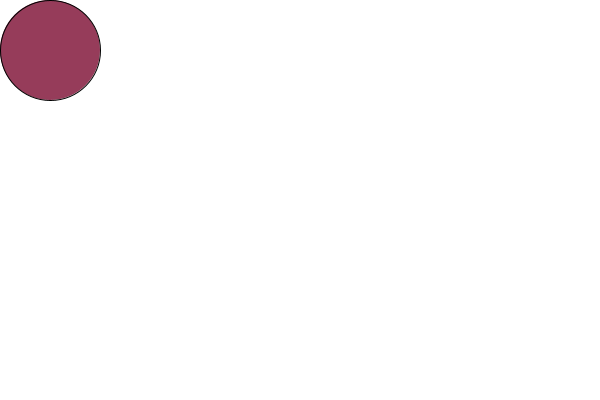
Frame 1 (no input)
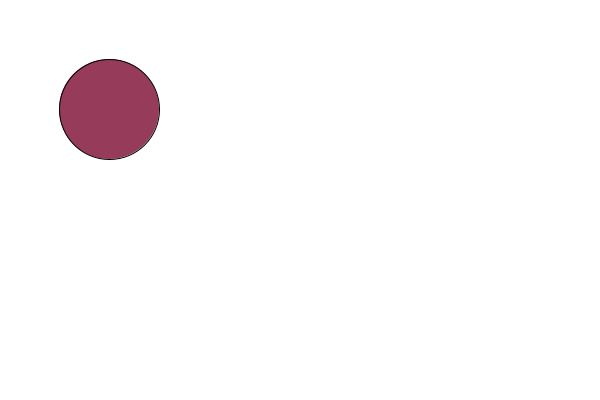
Frame 60 (the mouse pressed at the canvas centre just before this capture)
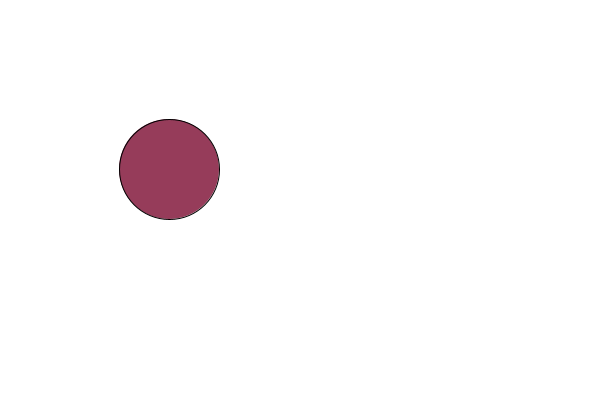
Frame 120 (the mouse held since frame 60 and released just before this capture)

The Processing sketch that drew these frames (run headless with seeded random() and noise(); from frame 60 on, the mouse is pressed at the canvas centre):

// Processing sketch: processing_150045
// ── processing_150045.pde

int x=50;
int y=50;
int a=0;
int b=0;
void setup(){
  size(600, 400);
  frameRate(100);
  smooth();
}
void draw(){
  background(255);
  fill(150, 60, 90);
  ellipse(x, y, 100, 100);
  if(a==0){
    x=x+1;
  }else{
    x=x-1;
  }
  if(x==550){
    a=1;
  }
  if(x==50){
    a=0;
  }
  if(b==0){
    y=y+1;
  }else{
    y=y-1;
  }
  if(y==350){
    b=1;
  }
  if(y==50){
    b=0;
  }
}
